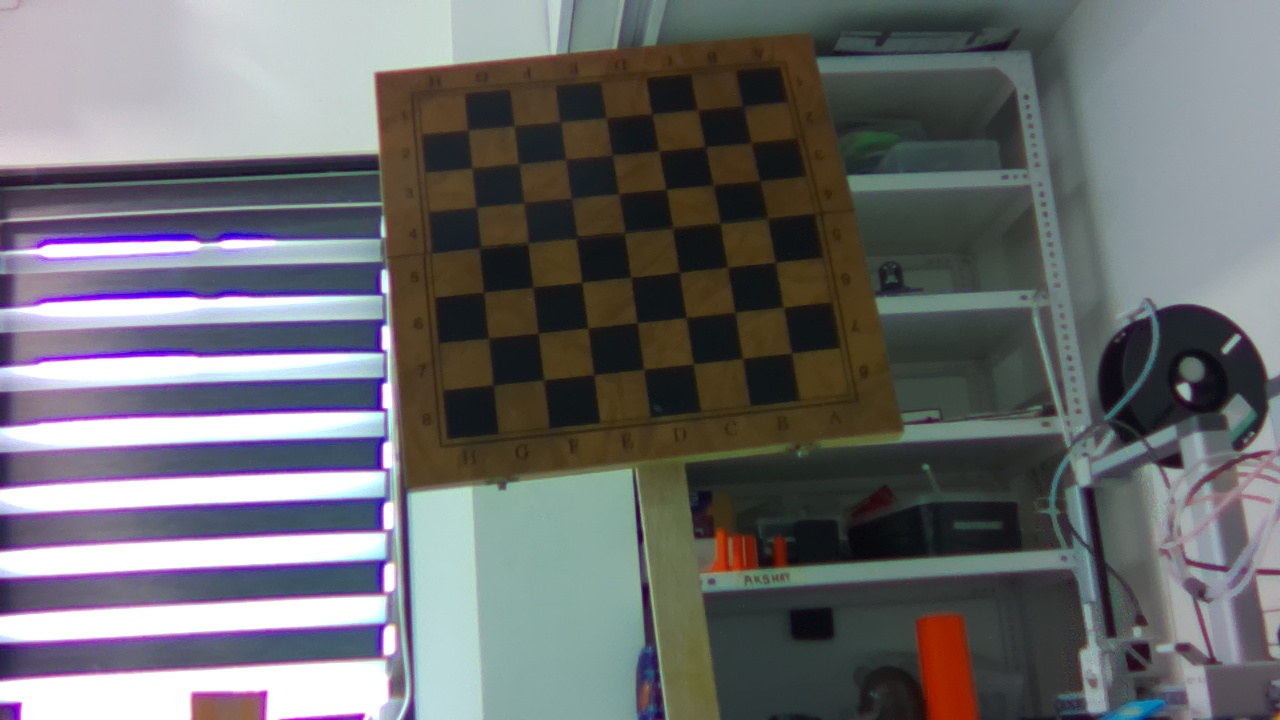
#> input picture left_01.jpg, 1280 x 720 px, given as the content of the folder left, which was not available
$ python newcali.py   (older library calls are emulated)
#> lines starting #> are read from the running program, lines starting #| are printed output that depends on the picture; pictures that were not available may be replaced by others from this repository, and a replacement may not be noted
import cv2
import numpy as np
import glob
import os

# ============================================================
# SETTINGS
# ============================================================

CHECKERBOARD = (7, 7)       # INNER corners
SQUARE_SIZE = 40.0          # mm - change to your actual square size

IMAGE_SIZE = (1280, 720)

LEFT_DIR = "left"
RIGHT_DIR = "right"

OUTPUT_FILE = "stereo_calibration.npz"

# ============================================================
# FIND IMAGES
# ============================================================

left_images = sorted(
    glob.glob(os.path.join(LEFT_DIR, "*.jpg"))
)

right_images = sorted(
    glob.glob(os.path.join(RIGHT_DIR, "*.jpg"))
)

print("Left images :", len(left_images))
print("Right images:", len(right_images))

if len(left_images) == 0:
    print("ERROR: No left images found")
    exit()

if len(right_images) == 0:
    print("ERROR: No right images found")
    exit()

if len(left_images) != len(right_images):
    print("ERROR: Left and right image counts are different")
    exit()

# ============================================================
# PREPARE OBJECT POINTS
# ============================================================

objp = np.zeros(
    (CHECKERBOARD[0] * CHECKERBOARD[1], 3),
    np.float32
)

objp[:, :2] = np.mgrid[
    0:CHECKERBOARD[0],
    0:CHECKERBOARD[1]
].T.reshape(-1, 2)

objp *= SQUARE_SIZE

# ============================================================
# STORAGE
# ============================================================

objpoints = []

imgpoints_left = []
imgpoints_right = []

successful_pairs = 0

# ============================================================
# CORNER DETECTION
# ============================================================

criteria = (
    cv2.TERM_CRITERIA_EPS +
    cv2.TERM_CRITERIA_MAX_ITER,
    30,
    0.001
)

print()
print("Detecting checkerboard corners...")
print()

for i, (left_file, right_file) in enumerate(
    zip(left_images, right_images)
):

    print(
        f"Processing pair {i + 1}: "
        f"{os.path.basename(left_file)} / "
        f"{os.path.basename(right_file)}"
    )

    img_left = cv2.imread(left_file)
#> img_left is the input picture: shape (720, 1280, 3); mean B, G, R 111, 108.7, 108.3
    img_right = cv2.imread(right_file)

    if img_left is None or img_right is None:
        print("  ERROR reading image")
        continue

    gray_left = cv2.cvtColor(
        img_left,
        cv2.COLOR_BGR2GRAY
    )
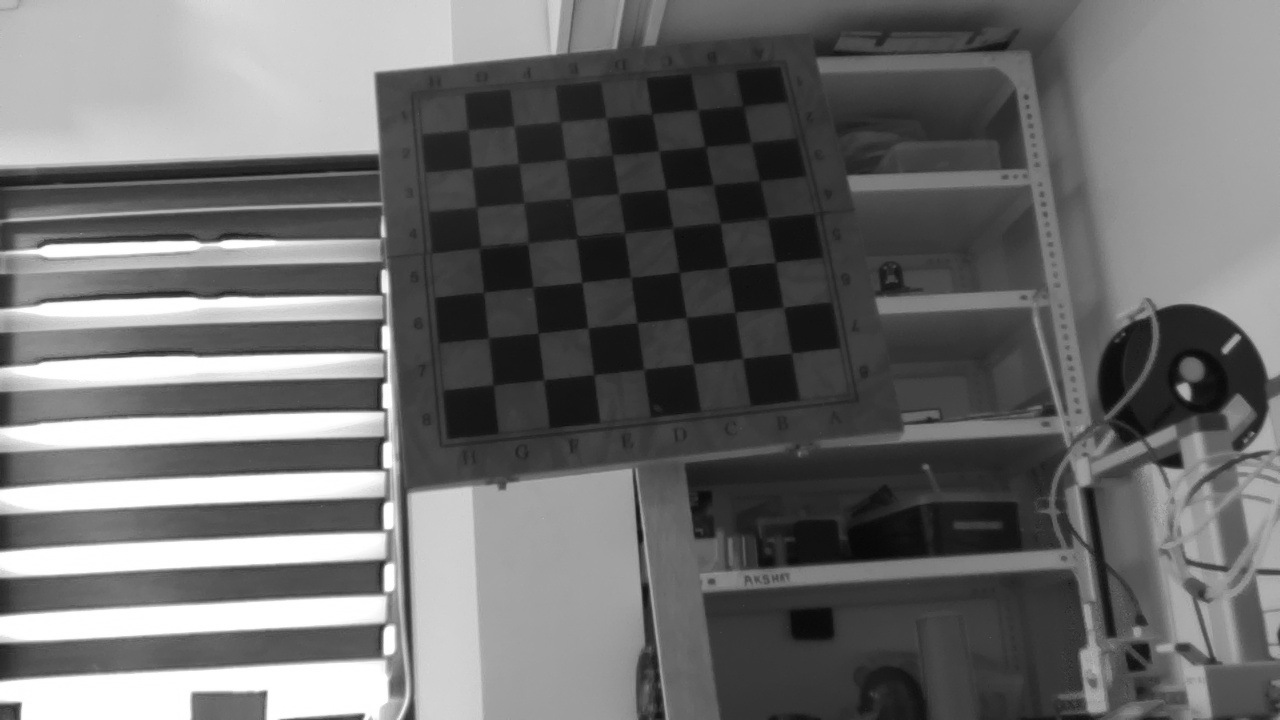
#> gray_left: shape (720, 1280); min 7, max 255, mean 108.8

    gray_right = cv2.cvtColor(
        img_right,
        cv2.COLOR_BGR2GRAY
    )

    # --------------------------------------------------------
    # Find corners
    # --------------------------------------------------------

    ret_left, corners_left = cv2.findChessboardCorners(
        gray_left,
        CHECKERBOARD,
        cv2.CALIB_CB_ADAPTIVE_THRESH +
        cv2.CALIB_CB_NORMALIZE_IMAGE
    )
#> ret_left = True; corners_left = 49 rows, first 8: [741.2, 105.9], [751.2, 140.8], [759.6, 181.3], [767.8, 216], [775.5, 262], [784.4, 306.3], [791.5, 353.5], [697.5, 110]

    ret_right, corners_right = cv2.findChessboardCorners(
        gray_right,
        CHECKERBOARD,
        cv2.CALIB_CB_ADAPTIVE_THRESH +
        cv2.CALIB_CB_NORMALIZE_IMAGE
    )
#> ret_right = True; corners_right has the same summary as corners_left

    # --------------------------------------------------------
    # Only use pair if BOTH cameras detected the board
    # --------------------------------------------------------

    if ret_left and ret_right:

        corners_left = cv2.cornerSubPix(
            gray_left,
            corners_left,
            (11, 11),
            (-1, -1),
            criteria
        )
#> corners_left = 49 rows, first 8: [743.5, 106.1], [751.2, 142.6], [759.8, 180.6], [767.3, 218.4], [775.5, 262.3], [783.1, 307.3], [791.7, 353.1], [697.7, 109.9]

        corners_right = cv2.cornerSubPix(
            gray_right,
            corners_right,
            (11, 11),
            (-1, -1),
            criteria
        )
#> corners_right has the same summary as corners_left

        objpoints.append(objp)

        imgpoints_left.append(corners_left)
        imgpoints_right.append(corners_right)

        successful_pairs += 1

        print("  OK")

    else:

        print(
            "  FAILED - checkerboard not detected "
            "in both images"
        )

print()
print("==========================================")
print("CORNER DETECTION COMPLETE")
print("==========================================")
print(f"Total pairs      : {len(left_images)}")
print(f"Successful pairs : {successful_pairs}")
print()

# ============================================================
# CHECK NUMBER OF GOOD IMAGES
# ============================================================

if successful_pairs < 10:

    print(
        "ERROR: Too few successful calibration pairs."
    )

    print(
        "Try to capture at least 15-20 good pairs."
    )

    exit()
#> (the program exits here)

$ run again, on left_07.jpg
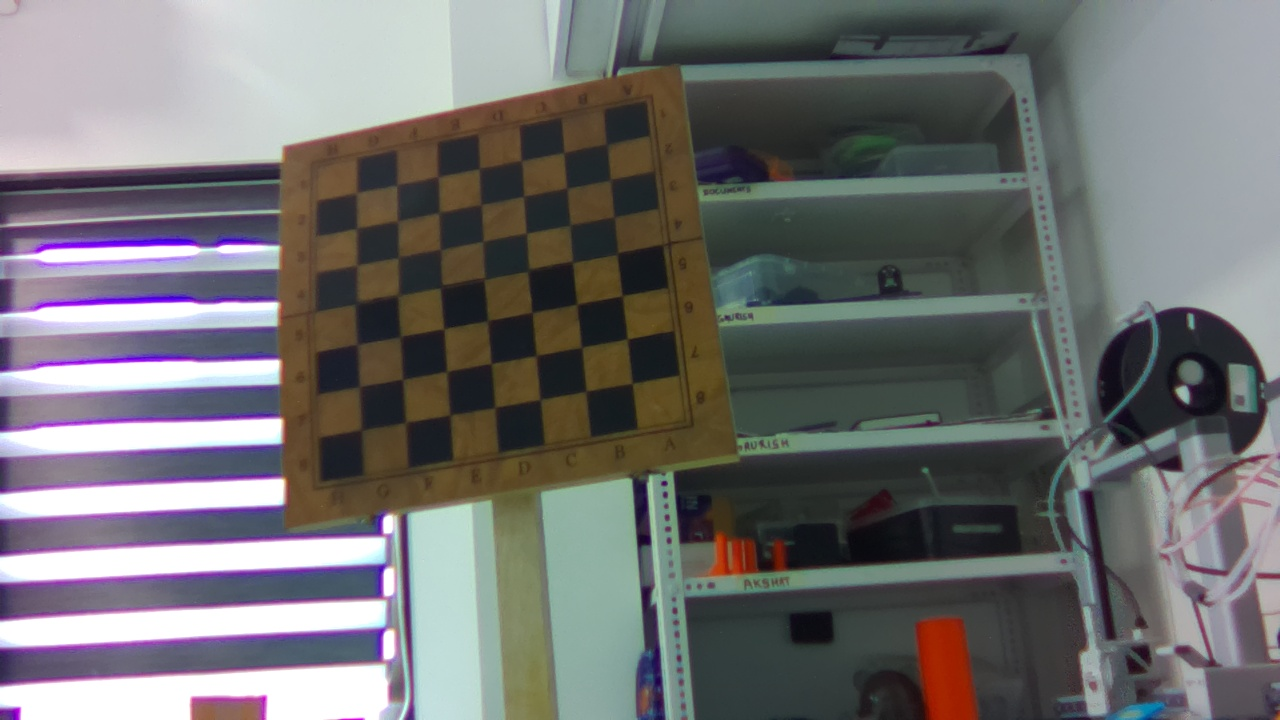
#> input picture left_07.jpg, 1280 x 720 px, given as the content of the folder left, which was not available
#> img_left is the input picture: shape (720, 1280, 3); mean B, G, R 112.7, 112.2, 112.6
#> `gray_left = cv2.cvtColor( img_left, cv2.COLOR_BGR2GRAY )`:
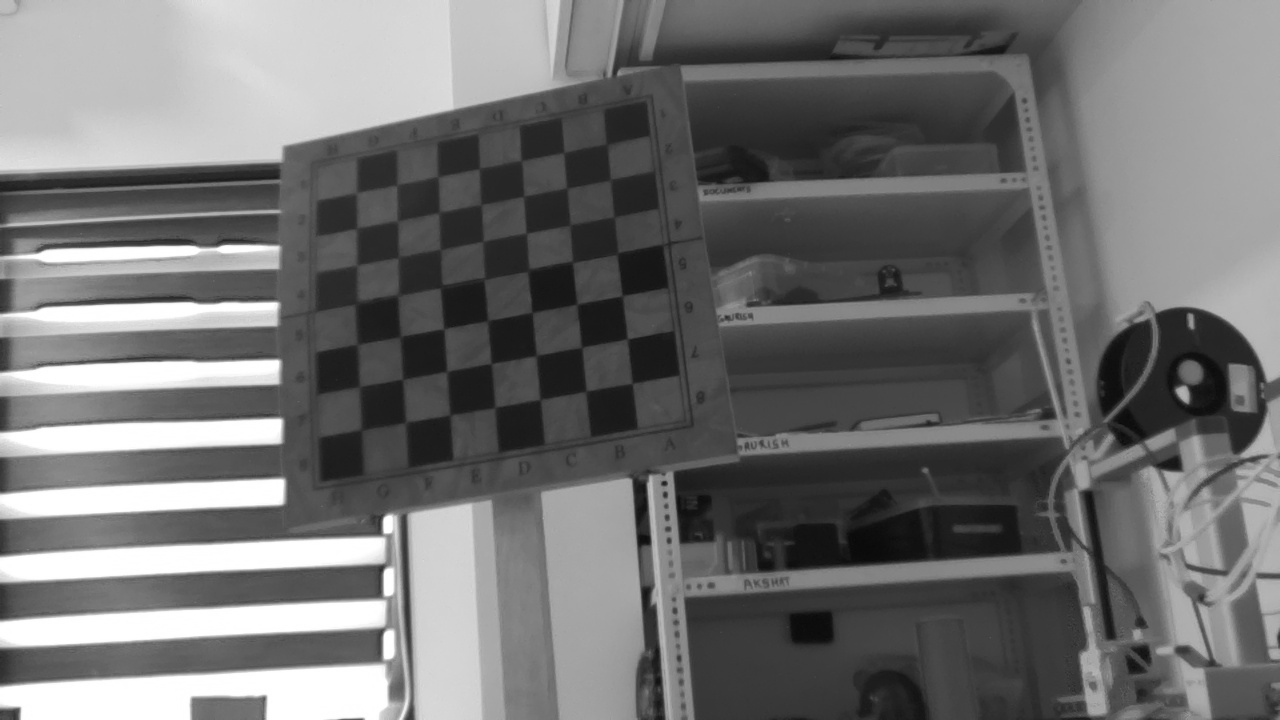
#> gray_left: shape (720, 1280); min 7, max 255, mean 112.4
#> `ret_left, corners_left = cv2.findChessboardCorners( gray_left, CHECKER..`: ret_left = True; corners_left = 49 rows, first 8: [605.7, 143.4], [611, 178.5], [613.4, 216.4], [618.7, 252.3], [621.7, 295.1], [627.8, 338.2], [632.4, 384.1], [562.7, 153.3]
#> `ret_right, corners_right = cv2.findChessboardCorners( gray_right, CHEC..`: ret_right = True; corners_right has the same summary as corners_left
#> `corners_left = cv2.cornerSubPix( gray_left, corners_left, (11, 11), (-..`: corners_left = 49 rows, first 8: [607.1, 144.6], [610.5, 179.7], [614.2, 217], [617, 253.6], [622.3, 295.7], [627.2, 339], [632.3, 383.4], [563.9, 152.7]
#> `corners_right = cv2.cornerSubPix( gray_right, corners_right, (11, 11),..`: corners_right has the same summary as corners_left
